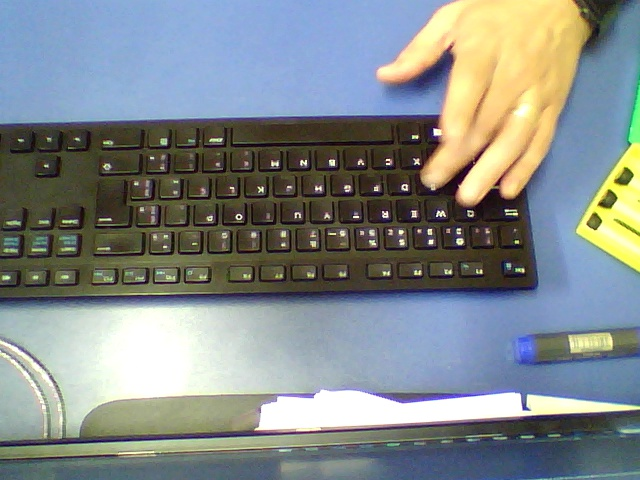
#> input picture dimensao/Faca.jpg, 640 x 480 px, given in place of the camera
$ python teste.py
#> lines starting #> are read from the running program, lines starting #| are printed output that depends on the picture; after the words box and inside, x2 and y2 are one past the last pixel; in counts of white or black regions, pixels touching at a corner belong together
#https://github.com/howardabrams/opencv-python-xp/blob/master/color-detection.py

import cv2
import numpy as np

# Capture the input frame from webcam
def get_frame(cap, scaling_factor):
    # Capture the frame from video capture object
#> called with scaling_factor = 0.5
    ret, frame = cap.read()
#> frame is the input picture: shape (480, 640, 3); mean B, G, R 138.3, 138.4, 131.3

    # Resize the input frame
    frame = cv2.resize(frame, None, fx=scaling_factor,
            fy=scaling_factor, interpolation=cv2.INTER_AREA)
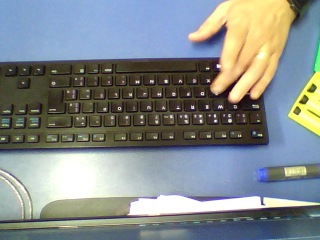
#> frame: shape (240, 320, 3); mean B, G, R 138.4, 138.5, 131.4

    return frame

if __name__=='__main__':
    cap = cv2.VideoCapture(0)
    scaling_factor = 0.5

    # Iterate until the user presses ESC key
    while True:
        frame = get_frame(cap, scaling_factor)

        # Convert the HSV colorspace
        hsv = cv2.cvtColor(frame, cv2.COLOR_BGR2HSV)
#> hsv: shape (240, 320, 3); mean H, S, V 70.4, 78.1, 158.6

        # Define 'blue' range in HSV colorspace
        lowerB = np.array([110,50,50])
        upperB = np.array([130,255,255])

        # Define 'red' range in HSV colorspace
        lowerR = np.array([0, 70, 50])
        upperR = np.array([10, 255, 255])

        # Define 'yellow' range in HSV colorspace
        lowerY = np.array([20, 100, 100])
        upperY = np.array([30, 255, 255])

        # Define 'green' range in HSV colorspace
        lowerG = np.array([65, 60, 60])
        upperG = np.array([80, 255, 255])

        # Define 'white' range in HSV colorspace
        lowerW = np.array([0, 0, 0])
        upperW = np.array([0, 255, 255])

        # Define 'black' range in HSV colorspace
        lowerBl = np.array([125, 100, 30])
        upperBl = np.array([255, 255, 255])

        # Threshold the HSV image to get only the color
        maskB = cv2.inRange(hsv, lowerB, upperB)
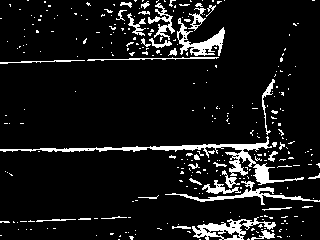
#> maskB: shape (240, 320); 9.1% white; 304 white regions (268 under 20 px), largest, box (x1, y1, x2, y2) and area: (0, 136, 304, 185) 1645, (192, 217, 276, 240) 731, (177, 18, 225, 56) 640
        maskR = cv2.inRange(hsv, lowerR, upperR)
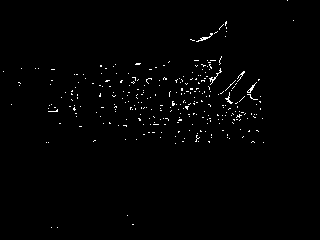
#> maskR: shape (240, 320); 1.1% white in thin lines or dots, all inside (x1, y1, x2, y2) = (3, 0, 294, 228)
        maskG = cv2.inRange(hsv, lowerG, upperG)
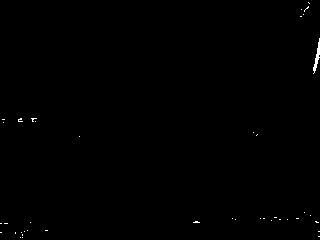
#> maskG: shape (240, 320); 0.26% white in thin lines or dots
        maskY = cv2.inRange(hsv, lowerY, upperY)
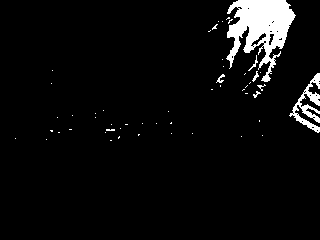
#> maskY: shape (240, 320); 4.9% white; 52 white regions (45 under 20 px), largest, box (x1, y1, x2, y2) and area: (226, 0, 296, 82) 2869, (289, 73, 320, 133) 629, (216, 74, 225, 83) 34
        maskW = cv2.inRange(hsv, lowerW, upperW)
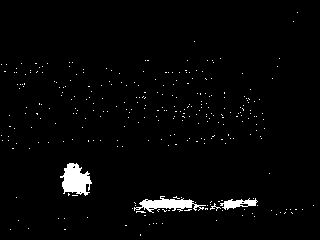
#> maskW: shape (240, 320); 2.4% white; 297 white regions (293 under 20 px), largest, box (x1, y1, x2, y2) and area: (60, 163, 92, 196) 660, (134, 196, 206, 213) 533, (220, 198, 258, 210) 229, (210, 203, 221, 211) 24
        maskBl = cv2.inRange(hsv, lowerBl, upperBl)
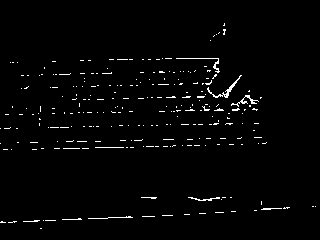
#> maskBl: shape (240, 320); 1.9% white in thin lines or dots, all inside (x1, y1, x2, y2) = (0, 23, 316, 229)

        contB = 0
        contR = 0
        contG = 0
        contY = 0
        contW = 0
        contBl = 0

        for i in range(18):
            for j in range(10):
                if maskB[i][j] == 255:
                    contB = contB + 1
                if maskR[i][j] == 255:
                    contR = contR + 1
                if maskG[i][j] == 255:
                    contG = contG + 1
                if maskY[i][j] == 255:
                    contY = contY + 1
                if maskW[i][j] == 255:
                    contW = contW + 1
                if maskBl[i][j] == 255:
                    contBl = contBl + 1

        if contB > 150:
            print("azul")

        if contR > 150:
            print("vermelho")

        if contG > 150:
            print("verde")

        if contY > 150:
            print("amarelo")

        if contW > 150:
            print("branco")

        if contBl > 150:
            print("preta")


        # Bitwise-AND mask and original image
        res = cv2.bitwise_and(frame, frame, mask=maskR)
        res = cv2.medianBlur(res, 5)

        cv2.imshow('Original image', frame)
        cv2.imshow('Color Detector', res)

        # Check if the user pressed ESC key
        c = cv2.waitKey(5)
#> (key Esc is pressed here)
        if c == 27:
            break

    cv2.destroyAllWindows()
